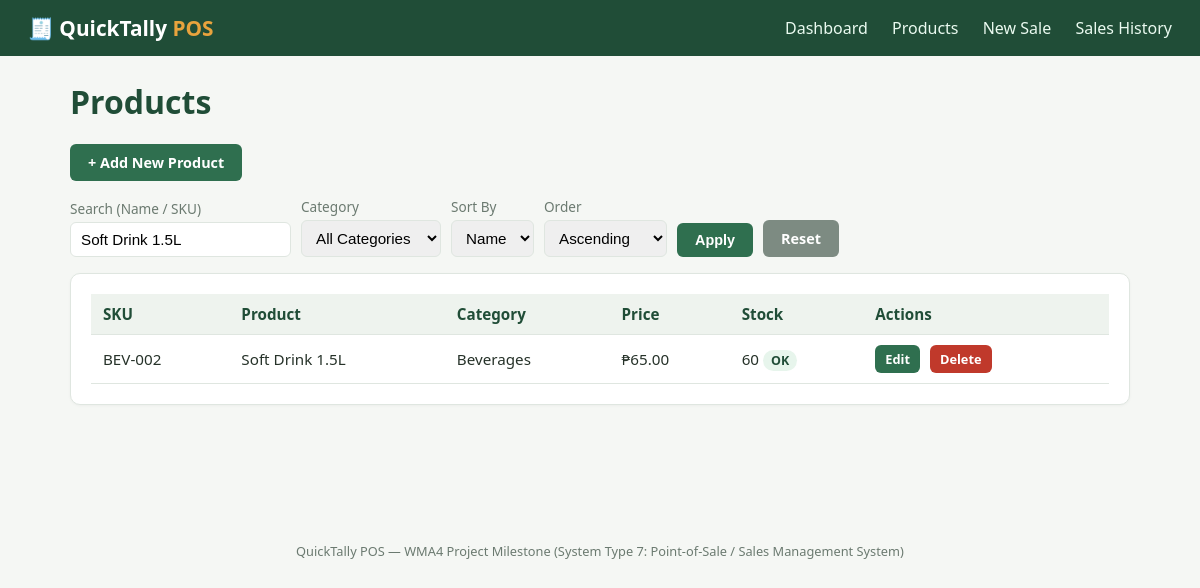
The page /products.php?keyword=Soft Drink 1.5L on the database its author committed.
### tables this page shows
CREATE TABLE products (
    product_id      INT AUTO_INCREMENT PRIMARY KEY,
    category_id     INT NOT NULL,
    sku             VARCHAR(30) NOT NULL UNIQUE,
    product_name    VARCHAR(150) NOT NULL,
    description     VARCHAR(255) DEFAULT NULL,
    unit_price      DECIMAL(10,2) NOT NULL,
    stock_quantity  INT NOT NULL DEFAULT 0,
    reorder_level   INT NOT NULL DEFAULT 10,
    created_at      TIMESTAMP DEFAULT CURRENT_TIMESTAMP,
    updated_at      TIMESTAMP DEFAULT CURRENT_TIMESTAMP ON UPDATE CURRENT_TIMESTAMP,
    CONSTRAINT fk_products_category
        FOREIGN KEY (category_id) REFERENCES categories(category_id)
        ON UPDATE CASCADE ON DELETE RESTRICT
);

CREATE TABLE categories (
    category_id     INT AUTO_INCREMENT PRIMARY KEY,
    category_name   VARCHAR(100) NOT NULL UNIQUE,
    description     VARCHAR(255) DEFAULT NULL,
    created_at      TIMESTAMP DEFAULT CURRENT_TIMESTAMP
);

### classes/Product.php (called while the page is built, shortened)
<?php
class Product extends BaseModel
{
    private ?int $productId;
    private string $sku;
    private string $productName;
    private float $unitPrice;
    private int $stockQuantity;
    private int $reorderLevel;
    private ?string $categoryName = null;
    public function __construct(
        ?int $productId = null,
        int $categoryId = 0,
        string $sku = '',
        string $productName = '',
        ?string $description = null,
        float $unitPrice = 0.0,
        int $stockQuantity = 0,
        int $reorderLevel = 10
    ) {
        $this->productId     = $productId;
        $this->sku           = $sku;
        $this->productName   = $productName;
        $this->unitPrice     = $unitPrice;
        $this->stockQuantity = $stockQuantity;
        $this->reorderLevel  = $reorderLevel;
    }
    public function getProductId(): ?int { return $this->productId; }
    public function getSku(): string { return $this->sku; }
    public function getProductName(): string { return $this->productName; }
    public function getUnitPrice(): float { return $this->unitPrice; }
    public function getStockQuantity(): int { return $this->stockQuantity; }
    public function getCategoryName(): ?string { return $this->categoryName; }
    public function isLowStock(): bool
    {
        return $this->stockQuantity <= $this->reorderLevel;
    }
    public static function search(string $keyword = '', ?int $categoryId = null, string $sortBy = 'product_name', string $sortDir = 'ASC', int $limit = 50): array
    {
        $sortDir = strtoupper($sortDir) === 'DESC' ? 'DESC' : 'ASC';
        $sql = 'SELECT p.*, c.category_name
                  FROM products p
                  JOIN categories c ON c.category_id = p.category_id
                 WHERE (p.product_name LIKE :keyword1 OR p.sku LIKE :keyword2)';
        $params = [':keyword1' => "%{$keyword}%", ':keyword2' => "%{$keyword}%"];
        $sql .= " ORDER BY {$sortBy} {$sortDir} LIMIT :limit";
        $db = Database::getConnection();
        $stmt = $db->prepare($sql);
        foreach ($params as $key => $value) {
            $stmt->bindValue($key, $value);
        }
        $stmt->bindValue(':limit', $limit, PDO::PARAM_INT);
        $stmt->execute();
        $products = [];
        foreach ($stmt->fetchAll() as $row) {
            $products[] = self::hydrate($row);
        }
        return $products;
    }
    private static function hydrate(array $row): self
    {
        $product = new self(
            (int) $row['product_id'],
            (int) $row['category_id'],
            $row['sku'],
            $row['product_name'],
            $row['description'],
            (float) $row['unit_price'],
            (int) $row['stock_quantity'],
            (int) $row['reorder_level']
        );
        if (isset($row['category_name'])) {
            $product->categoryName = $row['category_name'];
        }
        return $product;
    }
}

### classes/Database.php (called while the page is built, shortened)
<?php
class Database
{
    private static ?PDO $instance = null;
    public static function getConnection(): PDO
    {
        if (self::$instance === null) {
            try {
                $dsn = 'mysql:host=' . DB_HOST . ';dbname=' . DB_NAME . ';charset=utf8mb4';
                self::$instance = new PDO($dsn, DB_USER, DB_PASS, [
                    PDO::ATTR_ERRMODE            => PDO::ERRMODE_EXCEPTION,
                    PDO::ATTR_DEFAULT_FETCH_MODE => PDO::FETCH_ASSOC,
                    PDO::ATTR_EMULATE_PREPARES   => false,
                ]);
            } catch (PDOException $e) {
                die('Database connection failed: ' . htmlspecialchars($e->getMessage()));
            }
        }
        return self::$instance;
    }
}

### products.php (the view, shortened to what this page needs)
<?php
require_once __DIR__ . '/classes/Product.php';
$keyword    = trim($_GET['keyword'] ?? '');
$categoryId = isset($_GET['category_id']) && $_GET['category_id'] !== '' ? (int) $_GET['category_id'] : null;
$sortBy     = $_GET['sort_by'] ?? 'product_name';
$sortDir    = $_GET['sort_dir'] ?? 'ASC';
$products   = Product::search($keyword, $categoryId, $sortBy, $sortDir, 200);
require __DIR__ . '/includes/header.php';
?>
<h1>Products</h1>
<p><a class="btn" href="product_form.php">+ Add New Product</a></p>
<form class="inline" method="get">
    <div class="field">
        <label for="keyword">Search (Name / SKU)</label>
        <input type="text" id="keyword" name="keyword" value="<?= htmlspecialchars($keyword) ?>" placeholder="e.g. water">
    </div>
    <div class="field">
        <label for="category_id">Category</label>
        <select id="category_id" name="category_id">
            <option value="">All Categories</option>
        </select>
    </div>
    <div class="field">
        <label for="sort_by">Sort By</label>
        <select id="sort_by" name="sort_by">
            <option value="product_name" <?= $sortBy === 'product_name' ? 'selected' : '' ?>>Name</option>
        </select>
    </div>
    <div class="field">
        <label for="sort_dir">Order</label>
        <select id="sort_dir" name="sort_dir">
            <option value="ASC" <?= $sortDir === 'ASC' ? 'selected' : '' ?>>Ascending</option>
        </select>
    </div>
    <button class="btn" type="submit">Apply</button>
    <a class="btn btn-secondary" href="products.php">Reset</a>
</form>
<div class="card">
    <table>
        <thead>
            <tr><th>SKU</th><th>Product</th><th>Category</th><th>Price</th><th>Stock</th><th>Actions</th></tr>
        </thead>
        <tbody>
        <?php if (empty($products)): ?>
            <tr><td colspan="6">No products found.</td></tr>
        <?php else: foreach ($products as $p): ?>
            <tr>
                <td><?= htmlspecialchars($p->getSku()) ?></td>
                <td><?= htmlspecialchars($p->getProductName()) ?></td>
                <td><?= htmlspecialchars($p->getCategoryName() ?? '') ?></td>
                <td>₱<?= number_format($p->getUnitPrice(), 2) ?></td>
                <td>
                    <?= $p->getStockQuantity() ?>
                    <?php if ($p->isLowStock()): ?>
                        <span class="badge badge-low">Low</span>
                    <?php else: ?>
                        <span class="badge badge-ok">OK</span>
                    <?php endif; ?>
                </td>
                <td class="actions">
                    <a class="btn btn-sm" href="product_form.php?id=<?= $p->getProductId() ?>">Edit</a>
                    <a class="btn btn-sm btn-danger" href="product_delete.php?id=<?= $p->getProductId() ?>"
                       onclick="return confirm('Delete this product? This cannot be undone.');">Delete</a>
                </td>
            </tr>
        <?php endforeach; endif; ?>
        </tbody>
    </table>
</div>
<?php require __DIR__ . '/includes/footer.php'; ?>

### css/style.css (style rules this page uses)
:root { --primary: #2f6f4f; --primary-dark: #204d37; --accent: #e8a33d; --bg: #f5f7f4; --card: #ffffff; --text: #263229; --muted: #6b7a70; --danger: #c0392b; --border: #dfe6e0; }
* { box-sizing: border-box; }
body { margin: 0; font-family: 'Segoe UI', Roboto, Arial, sans-serif; background: var(--bg); color: var(--text); }
h1, h2, h3 { color: var(--primary-dark); }
.card { background: var(--card); border: 1px solid var(--border); border-radius: 10px; padding: 20px; margin-bottom: 20px; box-shadow: 0 1px 3px rgba(0,0,0,0.04); }
table { width: 100%; border-collapse: collapse; background: var(--card); }
th, td { padding: 10px 12px; border-bottom: 1px solid var(--border); text-align: left; font-size: 0.95rem; }
th { background: #eef3ee; color: var(--primary-dark); }
.badge { padding: 2px 8px; border-radius: 12px; font-size: 0.78rem; font-weight: 600; }
.badge-ok { background: #e7f5ec; color: var(--primary-dark); }
form.inline { display: flex; gap: 10px; flex-wrap: wrap; align-items: end; margin-bottom: 16px; }
.field { display: flex; flex-direction: column; gap: 4px; }
label { font-size: 0.85rem; color: var(--muted); }
input, select, textarea { padding: 8px 10px; border: 1px solid var(--border); border-radius: 6px; font-size: 0.95rem; }
.btn { display: inline-block; background: var(--primary); color: #fff; border: none; padding: 9px 18px; border-radius: 6px; cursor: pointer; font-weight: 600; text-decoration: none; font-size: 0.9rem; }
.btn-danger { background: var(--danger); }
.btn-secondary { background: #7d8b82; }
.btn-sm { padding: 5px 10px; font-size: 0.8rem; }
.actions a, .actions button { margin-right: 6px; }

### rows shown on the page
products: sku "BEV-002", product_name "Soft Drink 1.5L", category.category_name "Beverages", unit_price "65.00", stock_quantity "60", reorder_level "OK"
